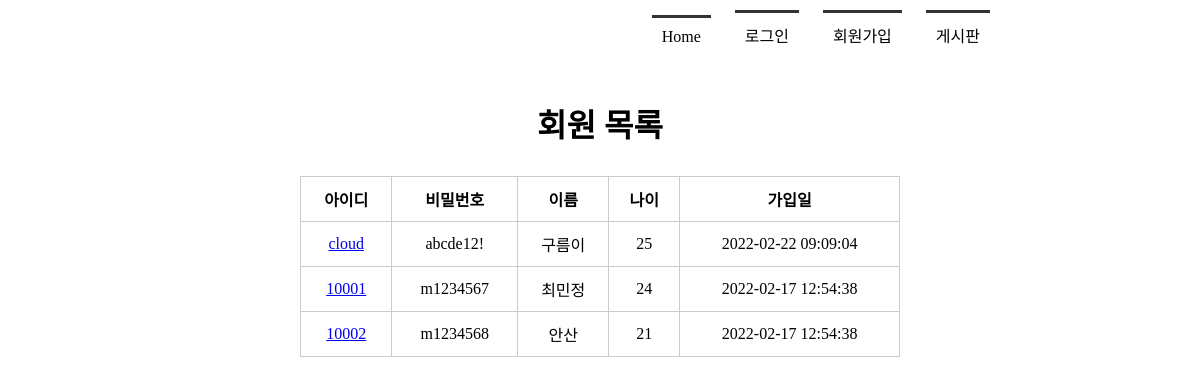
Page /memberlist/ on the committed database.
### tables this page shows
CREATE TABLE member(
            mid char(5) PRIMARY KEY,
            passwd  char(8) NOT NULL,
            name    text NOT NULL,
            age integer,
            regDate timestamp date DEFAULT (datetime('now', 'localtime'))
        );

### app.py (the view)
@app.route('/memberlist/')
def memberlist():
    rs = select_member()
    return render_template('memberlist.html', rs=rs)

### model/model_member.py (called while the page is built)
def getconn():
    conn = sqlite3.connect("./members.db")
    return conn

def select_member():
    conn = getconn()
    cur = conn.cursor()
    sql = "SELECT * FROM member ORDER BY regDate DESC"
    cur.execute(sql)
    rs = cur.fetchall()                     # 회원 전체의 데이터
    conn.close()
    return rs

### templates/memberlist.html (shortened to what this page needs)
<!DOCTYPE html>
<html lang="en">
<head>
    <link rel="stylesheet" href="{{url_for('static', filename='style.css')}}">
</head>
<body>
    <div id="container">
        {% include 'navbar.html' %}
        <section>
            <h1>회원 목록</h1>
            <table>
                <tr>
                    <th>아이디</th><th>비밀번호</th><th>이름</th><th>나이</th><th>가입일</th>
                </tr>
                {% for i in rs %}
                <tr>
                    <td><a href="{{ url_for('member_view', id=i[0]) }}">{{i[0]}}</a></td>
                    <td>{{i[1]}}</td>
                    <td>{{i[2]}}</td>
                    <td>{{i[3]}}</td>
                    <td>{{i[4]}}</td>
                </tr>
                {% endfor %}
            </table>
        </section>
    </div>
</body>
</html>

### static/style.css (style rules this page uses)
* { margin: 0; padding: 0; }
#container { width: 1000px; margin: 0 auto; }
section { text-align: center; }
section h1 { font-size: 2em; margin-bottom: 30px }
section table { width: 600px; margin: 0 auto; border-collapse: collapse; }
section table, th, td { border: 1px solid #ccc; padding: 10px; }

### rows in the picture
member: mid "cloud", passwd "abcde12!", name "구름이", age "25", regDate "2022-02-22 09:09:04"
member: mid "10001", passwd "m1234567", name "최민정", age "24", regDate "2022-02-17 12:54:38"
member: mid "10002", passwd "m1234568", name "안산", age "21", regDate "2022-02-17 12:54:38"
